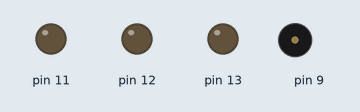
Simulated run of this sketch. Board: Arduino Uno, built with avr-gcc and run on an emulated ATmega328P. Shown: output pins drawn as LEDs (lit = HIGH), buzzer (waves = sounding). Pins used as bus, display or sensor lines are not drawn.

Above: at 0.4 s.
At 1.5 s:
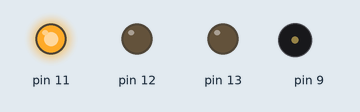
At 1.9 s:
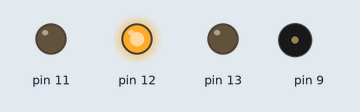
At 3.5 s:
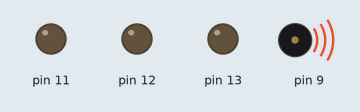
At 4.9 s:
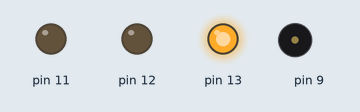
Timing chart, 0 to 6.0 s (numbered marks = the images above):
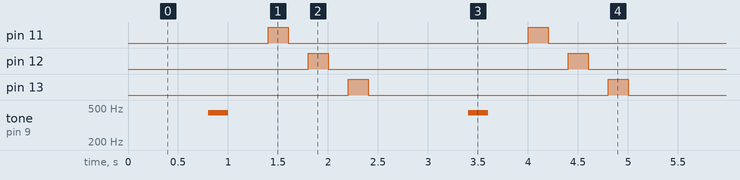

Measured:
- by itself, pin 11–13: alternates HIGH for 0.20 s and LOW for 2.4 s
- by itself, tone on pin 9: alternates 440 Hz for 0.20 s and silent for 2.4 s

The sketch:

practica_3.ino
```cpp
// the setup routine runs once when you press reset:
void setup() {
  // initialize the digital pin as an output.

  for ( int i = 11 ; i <= 13 ; i++)
  {
    pinMode(i, OUTPUT);
  }

}

// the loop routine runs over and over again forever:
void loop() {

  for (int i=8 ; i <= 13 ; i++)
  {
    if(i==10){
       tone(9, 440);
  delay(200);
      noTone(9);
    }
       digitalWrite( i , HIGH) ;
       delay (200) ;
       digitalWrite( i , LOW);
       delay (200) ;


  }
}
```
